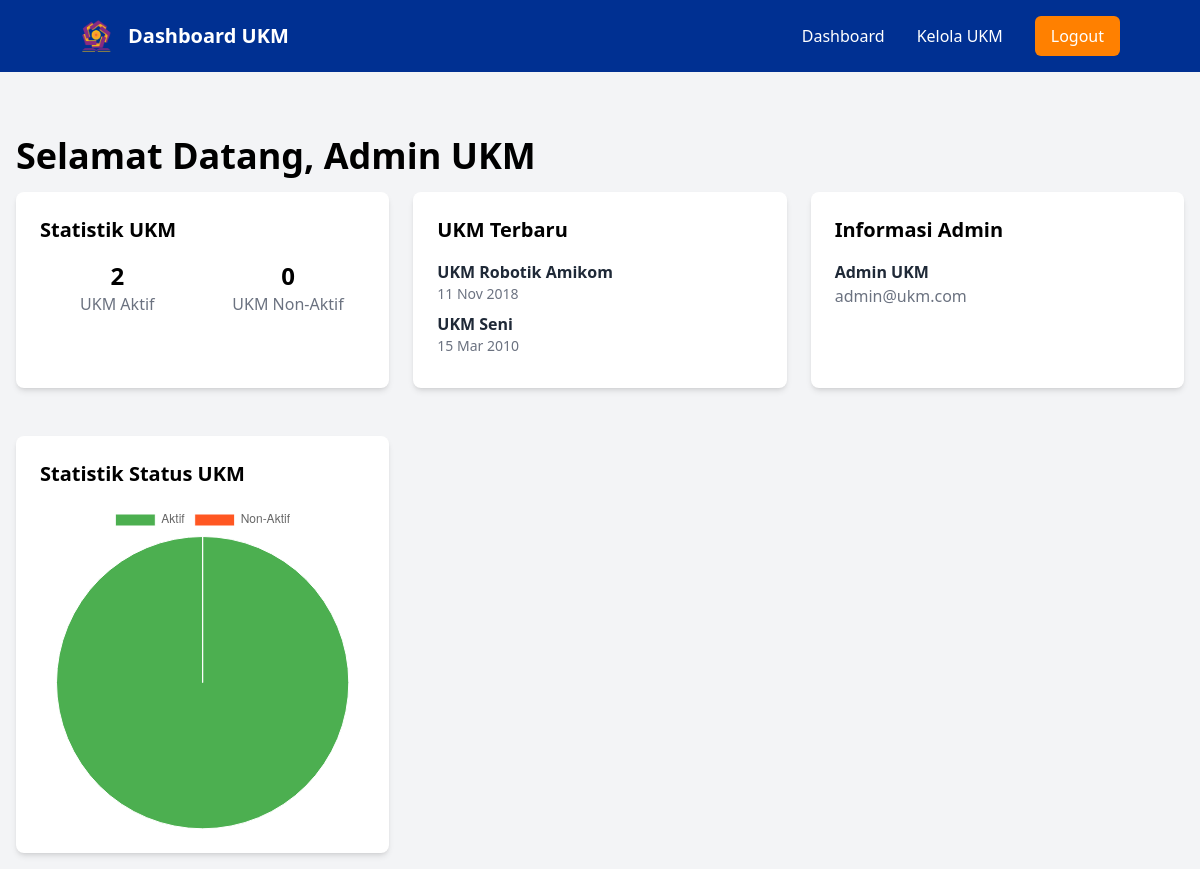
Screenshot of /dashboard.php (signed in) with the database file from the repository.
### tables this page shows
CREATE TABLE `ukm` (
  `id` int(11) NOT NULL,
  `nama` varchar(255) NOT NULL,
  `slug` varchar(255) DEFAULT NULL,
  `deskripsi` text DEFAULT NULL,
  `penanggung_jawab` text DEFAULT NULL,
  `tanggal_berdiri` date DEFAULT NULL,
  `status` enum('Aktif','Tidak Aktif') NOT NULL,
  `logo` varchar(255) DEFAULT NULL
);

### dashboard.php (the view, shortened to what this page needs)
<?php
include_once 'utils/layout.php';
include_once 'utils/db.php';
$stmtActive = $pdo->prepare("SELECT COUNT(*) FROM ukm WHERE status = 'aktif'");
$stmtActive->execute();
$activeCount = $stmtActive->fetchColumn();
$stmtInactive = $pdo->prepare("SELECT COUNT(*) FROM ukm WHERE status = 'non-aktif'");
$stmtInactive->execute();
$inactiveCount = $stmtInactive->fetchColumn();
$stmtRecentUKM = $pdo->prepare("SELECT nama, tanggal_berdiri FROM ukm ORDER BY tanggal_berdiri DESC LIMIT 5");
$stmtRecentUKM->execute();
$recentUKMs = $stmtRecentUKM->fetchAll(PDO::FETCH_ASSOC);
$stmtAdmin = $pdo->prepare("SELECT nama, email FROM admin WHERE id = :id");
$stmtAdmin->bindParam(':id', $_SESSION['admin_id']);
$stmtAdmin->execute();
$admin = $stmtAdmin->fetch(PDO::FETCH_ASSOC);
?>
<div class="max-w-7xl mx-auto mt-6">
    <h2 class="text-4xl font-semibold mb-4">Selamat Datang, <?= htmlspecialchars($_SESSION['nama']) ?></h2>
    <div class="grid grid-cols-1 md:grid-cols-2 lg:grid-cols-3 gap-6">
        <div class="bg-white p-6 rounded-lg shadow-md">
            <h3 class="text-xl font-semibold mb-4">Statistik UKM</h3>
            <div class="grid grid-cols-2 gap-4">
                <div class="text-center">
                    <p class="text-2xl font-bold"><?= $activeCount ?></p>
                    <p class="text-gray-500">UKM Aktif</p>
                </div>
                <div class="text-center">
                    <p class="text-2xl font-bold"><?= $inactiveCount ?></p>
                    <p class="text-gray-500">UKM Non-Aktif</p>
                </div>
            </div>
        </div>
        <div class="bg-white p-6 rounded-lg shadow-md">
            <h3 class="text-xl font-semibold mb-4">UKM Terbaru</h3>
            <ul>
                <?php foreach ($recentUKMs as $ukm): ?>
                    <li class="mb-2">
                        <p class="text-gray-800 font-semibold"><?= htmlspecialchars($ukm['nama']) ?></p>
                        <p class="text-gray-500 text-sm"><?= date('d M Y', strtotime($ukm['tanggal_berdiri'])) ?></p>
                    </li>
                <?php endforeach; ?>
            </ul>
        </div>
        <div class="bg-white p-6 rounded-lg shadow-md">
            <h3 class="text-xl font-semibold mb-4">Informasi Admin</h3>
            <p class="text-gray-800 font-semibold"><?= htmlspecialchars($admin['nama']) ?></p>
            <p class="text-gray-500"><?= htmlspecialchars($admin['email']) ?></p>
        </div>
        <div class="bg-white p-6 mt-6 rounded-lg shadow-md">
            <h3 class="text-xl font-semibold mb-4">Statistik Status UKM</h3>
            <canvas id="statusChart"></canvas>
        </div>
    </div>
</div>
<script>
    const ctx = document.getElementById('statusChart').getContext('2d');
    const statusChart = new Chart(ctx, {
        type: 'pie',
        data: {
            labels: ['Aktif', 'Non-Aktif'],
            datasets: [{
                label: 'Status UKM',
                data: [<?= $activeCount ?>, <?= $inactiveCount ?>],
                backgroundColor: ['#4CAF50', '#FF5722'],
                borderColor: ['#fff', '#fff'],
                borderWidth: 1
            }]
        },
        options: {
            responsive: true,
            plugins: {
                legend: {
                    position: 'top',
                },
                tooltip: {
                    callbacks: {
                        label: function(tooltipItem) {
                            return tooltipItem.label + ': ' + tooltipItem.raw;
                        }
                    }
                }
            }
        }
    });
</script>
</main>
</body>
</html>

### rows the page displays
ukm: nama "UKM Robotik Amikom", tanggal_berdiri "11 Nov 2018"
ukm: nama "UKM Seni", tanggal_berdiri "15 Mar 2010"

### other values shown
$_SESSION['nama'] "Admin UKM"
$activeCount "2"
$inactiveCount "0"
$admin['nama'] "Admin UKM"
$admin['email'] "admin@ukm.com"
chart data {{ $inactiveCount }} 0
